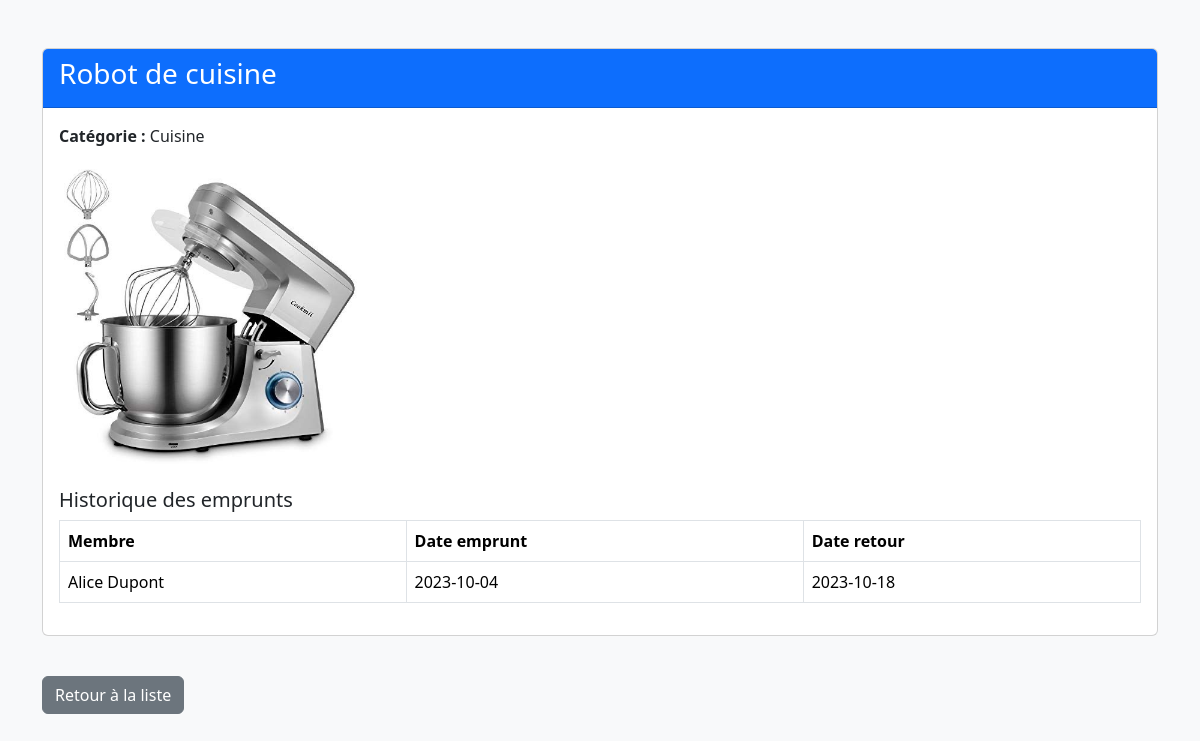
The app's page /V2/pages/objet.php?id=4 with its own data.
### tables this page shows
CREATE TABLE objet (
    id_objet INT PRIMARY KEY,
    nom_objet VARCHAR(100),
    id_categorie INT,
    id_membre INT,
    FOREIGN KEY (id_categorie) REFERENCES categorie_objet(id_categorie),
    FOREIGN KEY (id_membre) REFERENCES membre(id_membre)
);

CREATE TABLE categorie_objet (
    id_categorie INT PRIMARY KEY,
    nom_categorie VARCHAR(100) UNIQUE
);

CREATE TABLE emprunt (
    id_emprunt INT PRIMARY KEY,
    id_objet INT,
    id_membre INT,
    date_emprunt DATE,
    date_retour DATE,
    FOREIGN KEY (id_objet) REFERENCES objet(id_objet),
    FOREIGN KEY (id_membre) REFERENCES membre(id_membre)
);

CREATE TABLE membre (
    id_membre INT PRIMARY KEY,
    nom VARCHAR(100),
    date_naissance DATE,
    genre VARCHAR(1),
    email VARCHAR(100) UNIQUE,
    ville VARCHAR(100),
    mdp VARCHAR(255),
    image_profil VARCHAR(255)
);

### V2/fonction/fonction.php (the view, shortened to what this page needs)
<?php
function afficherFicheObjet($id_objet) {
    global $conn;
    $sql = "SELECT o.nom_objet, o.id_categorie, o.id_membre, c.nom_categorie
            FROM objet o
            JOIN categorie_objet c ON o.id_categorie = c.id_categorie
            WHERE o.id_objet = ?";
    $stmt = $conn->prepare($sql);
    $stmt->bind_param("i", $id_objet);
    $stmt->execute();
    $objet = $stmt->get_result()->fetch_assoc();
    $imgSql = "SELECT nom_image FROM images_objet WHERE id_objet = ?";
    $imgStmt = $conn->prepare($imgSql);
    $imgStmt->bind_param("i", $id_objet);
    $imgStmt->execute();
    $imgResult = $imgStmt->get_result();
    $images = [];
    while ($img = $imgResult->fetch_assoc()) {
        $images[] = $img['nom_image'];
    }
    $empSql = "SELECT e.date_emprunt, e.date_retour, m.nom
               FROM emprunt e
               JOIN membre m ON e.id_membre = m.id_membre
               WHERE e.id_objet = ? ORDER BY e.date_emprunt DESC";
    $empStmt = $conn->prepare($empSql);
    $empStmt->bind_param("i", $id_objet);
    $empStmt->execute();
    $empResult = $empStmt->get_result();
    echo '<div class="card mb-4">';
    echo '<div class="card-header bg-primary text-white"><h3>' . htmlspecialchars($objet['nom_objet']) . '</h3></div>';
    echo '<div class="card-body">';
    echo '<p><strong>Catégorie :</strong> ' . htmlspecialchars($objet['nom_categorie']) . '</p>';
    echo '<div class="mb-3">';
    if (count($images) > 0) {
        echo '<img src="../images/' . htmlspecialchars($images[0]) . '" class="img-fluid mb-2" style="max-width:300px;" alt="Image principale">';
    } else {
        echo '<img src="../images/default.jpg" class="img-fluid mb-2" style="max-width:300px;" alt="Image par défaut">';
    }
    echo '</div>';
    echo '<h5>Historique des emprunts</h5>';
    if ($empResult->num_rows > 0) {
        echo '<table class="table table-bordered">';
        echo '<thead><tr><th>Membre</th><th>Date emprunt</th><th>Date retour</th></tr></thead><tbody>';
        while ($emp = $empResult->fetch_assoc()) {
            echo '<tr>';
            echo '<td>' . htmlspecialchars($emp['nom']) . '</td>';
            echo '<td>' . htmlspecialchars($emp['date_emprunt']) . '</td>';
            echo '<td>' . htmlspecialchars($emp['date_retour']) . '</td>';
            echo '</tr>';
        }
        echo '</tbody></table>';
    } else {
        echo '<p>Aucun emprunt pour cet objet.</p>';
    }
    echo '</div></div>';
}
?>

### records on screen
objet: nom_objet "Robot de cuisine", id_categorie.nom_categorie "Cuisine"
emprunt: id_membre.nom "Alice Dupont", date_emprunt "2023-10-04", date_retour "2023-10-18"
